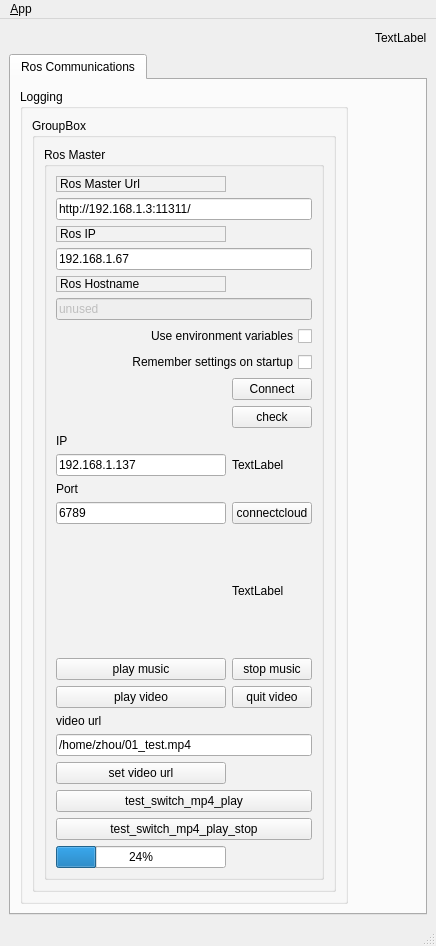
<?xml version="1.0" encoding="UTF-8"?>
<ui version="4.0">
 <class>MainWindowDesign</class>
 <widget class="QMainWindow" name="MainWindowDesign">
  <property name="geometry">
   <rect>
    <x>0</x>
    <y>0</y>
    <width>436</width>
    <height>946</height>
   </rect>
  </property>
  <property name="windowTitle">
   <string>QRosApp</string>
  </property>
  <property name="windowIcon">
   <iconset resource="../../class1_ris_qt_demo/resources/images.qrc">
    <normaloff>:/images/icon.png</normaloff>:/images/icon.png</iconset>
  </property>
  <property name="locale">
   <locale language="English" country="Australia"/>
  </property>
  <widget class="QWidget" name="centralwidget">
   <layout class="QVBoxLayout" name="verticalLayout_5">
    <item>
     <layout class="QHBoxLayout" name="horizontalLayout_2">
      <item>
       <spacer name="horizontalSpacer_3">
        <property name="orientation">
         <enum>Qt::Horizontal</enum>
        </property>
        <property name="sizeHint" stdset="0">
         <size>
          <width>40</width>
          <height>20</height>
         </size>
        </property>
       </spacer>
      </item>
      <item>
       <widget class="QLabel" name="connect_statue">
        <property name="text">
         <string>TextLabel</string>
        </property>
       </widget>
      </item>
     </layout>
    </item>
    <item>
     <widget class="QTabWidget" name="tab_manager">
      <property name="minimumSize">
       <size>
        <width>100</width>
        <height>0</height>
       </size>
      </property>
      <property name="locale">
       <locale language="English" country="Australia"/>
      </property>
      <property name="currentIndex">
       <number>0</number>
      </property>
      <widget class="QWidget" name="tab_status">
       <attribute name="title">
        <string>Ros Communications</string>
       </attribute>
       <layout class="QVBoxLayout" name="verticalLayout_2">
        <item>
         <layout class="QHBoxLayout" name="horizontalLayout">
          <item>
           <widget class="QGroupBox" name="groupBox_12">
            <property name="sizePolicy">
             <sizepolicy hsizetype="MinimumExpanding" vsizetype="Preferred">
              <horstretch>0</horstretch>
              <verstretch>0</verstretch>
             </sizepolicy>
            </property>
            <property name="title">
             <string>Logging</string>
            </property>
            <layout class="QGridLayout" name="gridLayout_3">
             <item row="0" column="0">
              <widget class="QGroupBox" name="groupBox">
               <property name="title">
                <string>GroupBox</string>
               </property>
               <layout class="QVBoxLayout" name="verticalLayout_4">
                <item>
                 <widget class="QGroupBox" name="groupBox_2">
                  <property name="title">
                   <string>Ros Master</string>
                  </property>
                  <layout class="QGridLayout" name="gridLayout">
                   <item row="6" column="0" colspan="2">
                    <widget class="QCheckBox" name="checkbox_use_environment">
                     <property name="layoutDirection">
                      <enum>Qt::RightToLeft</enum>
                     </property>
                     <property name="text">
                      <string>Use environment variables</string>
                     </property>
                    </widget>
                   </item>
                   <item row="0" column="0">
                    <widget class="QLabel" name="label">
                     <property name="frameShape">
                      <enum>QFrame::StyledPanel</enum>
                     </property>
                     <property name="frameShadow">
                      <enum>QFrame::Raised</enum>
                     </property>
                     <property name="text">
                      <string>Ros Master Url</string>
                     </property>
                    </widget>
                   </item>
                   <item row="10" column="1">
                    <widget class="QPushButton" name="check_statue_btu">
                     <property name="text">
                      <string>check</string>
                     </property>
                    </widget>
                   </item>
                   <item row="11" column="0">
                    <widget class="QLabel" name="label_4">
                     <property name="text">
                      <string>IP</string>
                     </property>
                    </widget>
                   </item>
                   <item row="14" column="1">
                    <widget class="QPushButton" name="connect_cloud">
                     <property name="text">
                      <string>connectcloud</string>
                     </property>
                    </widget>
                   </item>
                   <item row="17" column="1">
                    <widget class="QPushButton" name="pushButton_quit_video">
                     <property name="text">
                      <string>quit video</string>
                     </property>
                    </widget>
                   </item>
                   <item row="15" column="1">
                    <widget class="QLabel" name="label_server">
                     <property name="text">
                      <string>TextLabel</string>
                     </property>
                    </widget>
                   </item>
                   <item row="19" column="0" colspan="2">
                    <widget class="QLineEdit" name="lineEdit_video_url">
                     <property name="text">
                      <string>/home/zhou/01_test.mp4</string>
                     </property>
                    </widget>
                   </item>
                   <item row="13" column="0">
                    <widget class="QLabel" name="label_5">
                     <property name="text">
                      <string>Port</string>
                     </property>
                    </widget>
                   </item>
                   <item row="16" column="1">
                    <widget class="QPushButton" name="pushButton_stop_music">
                     <property name="text">
                      <string>stop music</string>
                     </property>
                    </widget>
                   </item>
                   <item row="3" column="0" colspan="2">
                    <widget class="QLineEdit" name="line_edit_host">
                     <property name="text">
                      <string>192.168.1.67</string>
                     </property>
                    </widget>
                   </item>
                   <item row="7" column="0" colspan="2">
                    <widget class="QCheckBox" name="checkbox_remember_settings">
                     <property name="layoutDirection">
                      <enum>Qt::RightToLeft</enum>
                     </property>
                     <property name="text">
                      <string>Remember settings on startup</string>
                     </property>
                    </widget>
                   </item>
                   <item row="4" column="0">
                    <widget class="QLabel" name="label_3">
                     <property name="frameShape">
                      <enum>QFrame::StyledPanel</enum>
                     </property>
                     <property name="frameShadow">
                      <enum>QFrame::Raised</enum>
                     </property>
                     <property name="text">
                      <string>Ros Hostname</string>
                     </property>
                    </widget>
                   </item>
                   <item row="14" column="0">
                    <widget class="QLineEdit" name="line_port">
                     <property name="text">
                      <string>6789</string>
                     </property>
                    </widget>
                   </item>
                   <item row="12" column="0">
                    <widget class="QLineEdit" name="line_IP">
                     <property name="text">
                      <string>192.168.1.137</string>
                     </property>
                    </widget>
                   </item>
                   <item row="5" column="0" colspan="2">
                    <widget class="QLineEdit" name="line_edit_topic">
                     <property name="enabled">
                      <bool>false</bool>
                     </property>
                     <property name="text">
                      <string>unused</string>
                     </property>
                    </widget>
                   </item>
                   <item row="18" column="0">
                    <widget class="QLabel" name="label_6">
                     <property name="text">
                      <string>video url</string>
                     </property>
                    </widget>
                   </item>
                   <item row="1" column="0" colspan="2">
                    <widget class="QLineEdit" name="line_edit_master">
                     <property name="text">
                      <string>http://192.168.1.3:11311/</string>
                     </property>
                    </widget>
                   </item>
                   <item row="21" column="0" colspan="2">
                    <widget class="QPushButton" name="pushButton_test_switch_mp4_play">
                     <property name="text">
                      <string>test_switch_mp4_play</string>
                     </property>
                    </widget>
                   </item>
                   <item row="9" column="0">
                    <spacer name="horizontalSpacer">
                     <property name="orientation">
                      <enum>Qt::Horizontal</enum>
                     </property>
                     <property name="sizeHint" stdset="0">
                      <size>
                       <width>170</width>
                       <height>21</height>
                      </size>
                     </property>
                    </spacer>
                   </item>
                   <item row="20" column="0">
                    <widget class="QPushButton" name="pushButton_set_video_url">
                     <property name="text">
                      <string>set video url</string>
                     </property>
                    </widget>
                   </item>
                   <item row="9" column="1">
                    <widget class="QPushButton" name="button_connect">
                     <property name="enabled">
                      <bool>true</bool>
                     </property>
                     <property name="sizePolicy">
                      <sizepolicy hsizetype="MinimumExpanding" vsizetype="Fixed">
                       <horstretch>0</horstretch>
                       <verstretch>0</verstretch>
                      </sizepolicy>
                     </property>
                     <property name="toolTip">
                      <string>Set the target to the current joint trajectory state.</string>
                     </property>
                     <property name="statusTip">
                      <string>Clear all waypoints and set the target to the current joint trajectory state.</string>
                     </property>
                     <property name="text">
                      <string>Connect</string>
                     </property>
                    </widget>
                   </item>
                   <item row="15" column="0">
                    <spacer name="verticalSpacer">
                     <property name="orientation">
                      <enum>Qt::Vertical</enum>
                     </property>
                     <property name="sizeHint" stdset="0">
                      <size>
                       <width>20</width>
                       <height>40</height>
                      </size>
                     </property>
                    </spacer>
                   </item>
                   <item row="12" column="1">
                    <widget class="QLabel" name="label_cloud">
                     <property name="text">
                      <string>TextLabel</string>
                     </property>
                    </widget>
                   </item>
                   <item row="16" column="0">
                    <widget class="QPushButton" name="pushButton_play_music">
                     <property name="text">
                      <string>play music</string>
                     </property>
                    </widget>
                   </item>
                   <item row="22" column="0" colspan="2">
                    <widget class="QPushButton" name="pushButton_test_switch_mp4_play_stop">
                     <property name="text">
                      <string>test_switch_mp4_play_stop</string>
                     </property>
                    </widget>
                   </item>
                   <item row="17" column="0">
                    <widget class="QPushButton" name="pushButton_stop_video">
                     <property name="text">
                      <string>play video</string>
                     </property>
                    </widget>
                   </item>
                   <item row="2" column="0">
                    <widget class="QLabel" name="label_2">
                     <property name="frameShape">
                      <enum>QFrame::StyledPanel</enum>
                     </property>
                     <property name="frameShadow">
                      <enum>QFrame::Raised</enum>
                     </property>
                     <property name="text">
                      <string>Ros IP</string>
                     </property>
                    </widget>
                   </item>
                   <item row="23" column="0">
                    <widget class="QProgressBar" name="progressBar">
                     <property name="value">
                      <number>24</number>
                     </property>
                    </widget>
                   </item>
                  </layout>
                 </widget>
                </item>
               </layout>
              </widget>
             </item>
            </layout>
           </widget>
          </item>
          <item>
           <spacer name="horizontalSpacer_2">
            <property name="orientation">
             <enum>Qt::Horizontal</enum>
            </property>
            <property name="sizeHint" stdset="0">
             <size>
              <width>40</width>
              <height>20</height>
             </size>
            </property>
           </spacer>
          </item>
         </layout>
        </item>
       </layout>
      </widget>
     </widget>
    </item>
   </layout>
  </widget>
  <widget class="QMenuBar" name="menubar">
   <property name="geometry">
    <rect>
     <x>0</x>
     <y>0</y>
     <width>436</width>
     <height>22</height>
    </rect>
   </property>
   <widget class="QMenu" name="menu_File">
    <property name="title">
     <string>&amp;App</string>
    </property>
    <addaction name="action_Preferences"/>
    <addaction name="separator"/>
    <addaction name="actionAbout"/>
    <addaction name="actionAbout_Qt"/>
    <addaction name="separator"/>
    <addaction name="action_Quit"/>
   </widget>
   <addaction name="menu_File"/>
  </widget>
  <widget class="QStatusBar" name="statusbar"/>
  <action name="action_Quit">
   <property name="text">
    <string>&amp;Quit</string>
   </property>
   <property name="shortcut">
    <string>Ctrl+Q</string>
   </property>
   <property name="shortcutContext">
    <enum>Qt::ApplicationShortcut</enum>
   </property>
  </action>
  <action name="action_Preferences">
   <property name="text">
    <string>&amp;Preferences</string>
   </property>
  </action>
  <action name="actionAbout">
   <property name="text">
    <string>&amp;About</string>
   </property>
  </action>
  <action name="actionAbout_Qt">
   <property name="text">
    <string>About &amp;Qt</string>
   </property>
  </action>
 </widget>
 <resources>
  <include location="../../class1_ris_qt_demo/resources/images.qrc"/>
 </resources>
 <connections>
  <connection>
   <sender>action_Quit</sender>
   <signal>triggered()</signal>
   <receiver>MainWindowDesign</receiver>
   <slot>close()</slot>
   <hints>
    <hint type="sourcelabel">
     <x>-1</x>
     <y>-1</y>
    </hint>
    <hint type="destinationlabel">
     <x>399</x>
     <y>299</y>
    </hint>
   </hints>
  </connection>
 </connections>
</ui>
